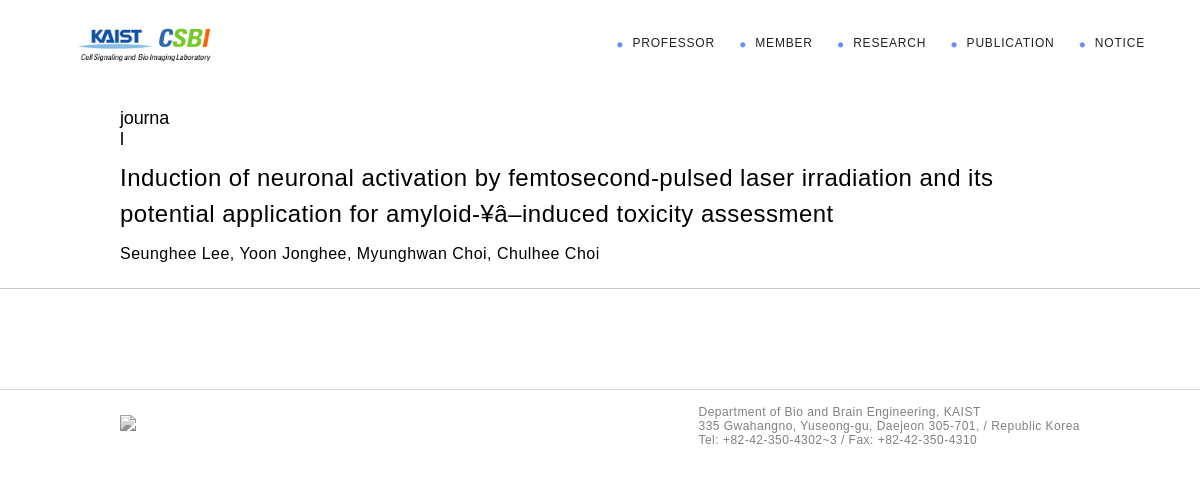
/pub/detail/1/, run on the app's committed database.
### publication/models.py (models this page shows, shortened)
class Publication(models.Model):
    type = models.CharField(max_length=120, choices=TYPE_CHOICES, default='journal')
    author = models.TextField(null=True, blank=True)
    poeple = models.ManyToManyField(Member, through=PublicationItem)
    title = models.CharField(max_length=255, null=True, blank=True)
    journal = models.CharField(max_length=120, null=True, blank=True)
    patent = models.CharField(max_length=120, null=True, blank=True)
    conference = models.CharField(max_length=120, null=True, blank=True)
    book = models.CharField(max_length=120, null=True, blank=True)
    year = models.CharField(max_length=20, null=True, blank=True)
    content = models.CharField(max_length=255, null=True, blank=True)
    timestamp = models.DateTimeField(auto_now=True, auto_now_add=False)
    def __unicode__(self):
        return self.title

### publication/views.py (the view)
# urls.py: url(r'pub/detail/(?P<pub_id>\d+)/$', pub_detail, name='pub_detail'),
def pub_detail(request, pub_id):
    pub = Publication.objects.get(id=pub_id)
    template = 'pub/detail.html'
    context = {
        "pub": pub
    }
    return render(request, template, context)

### templates/pub/detail.html (shortened to what this page needs)
{% extends 'base.html' %}
{% load staticfiles %}
{% block css %}
    <link rel="stylesheet" href="{% static 'css/detail.css' %}">
{% endblock %}
{% block jumbotron %}
    <div class="jumbotron">
        <div class="container">
            <h3>{{ pub.type }}</h3>
            <p>{{ pub }}</p>
            <h4>{{ pub.author }}</h4>
        </div>
    </div>
{% endblock %}

### static/css/base.css (style rules this page uses)
body { text-rendering: optimizeLegibility; color: #222; background: #fff; letter-spacing: 0.03em; }
html, body { position: relative; min-width: 960px; }
html, body, span, h1, h2, h3, h4, h5, h6, p, a, strong, b, u, i, div, table, ul, li, tr, td, th, nav, footer, button, input { margin: 0; padding: 0; border: 0; line-height: 0; vertical-align: baseline; outline: 0; word-wrap: break-word; font: inherit; }
.jumbotron { width: 100%; background: #999999; min-height: 300px; }
.container { width: 960px; display: block; height: auto; min-height: 100% !important; margin: 0 auto; position: relative; }

### static/css/detail.css (style rules this page uses)
.jumbotron { color: black; border-bottom: 1px solid #c8c8c8; }
.jumbotron h3 { font-size: 18px; font-weight: 300; padding-top: 20px; letter-spacing: -.01em; width: 50px; }
.jumbotron p { padding-top: 10px; font-size: 24px; font-weight: 100; line-height: 1.5; }
.jumbotron h4 { padding-top: 10px; font-size: 16px; font-weight: 300; line-height: 1.5; }

### templates/pub/detail.html (style rules this page uses)
.jumbotron { min-height: 200px; background: white; }

### data on the page
Publication: type "journal", title "Induction of neuronal activation by femtosecond-pulsed laser irradiation and its potential application for amyloid-¥â–induced toxicity assessment", author "Seunghee Lee, Yoon Jonghee, Myunghwan Choi, Chulhee Choi"
